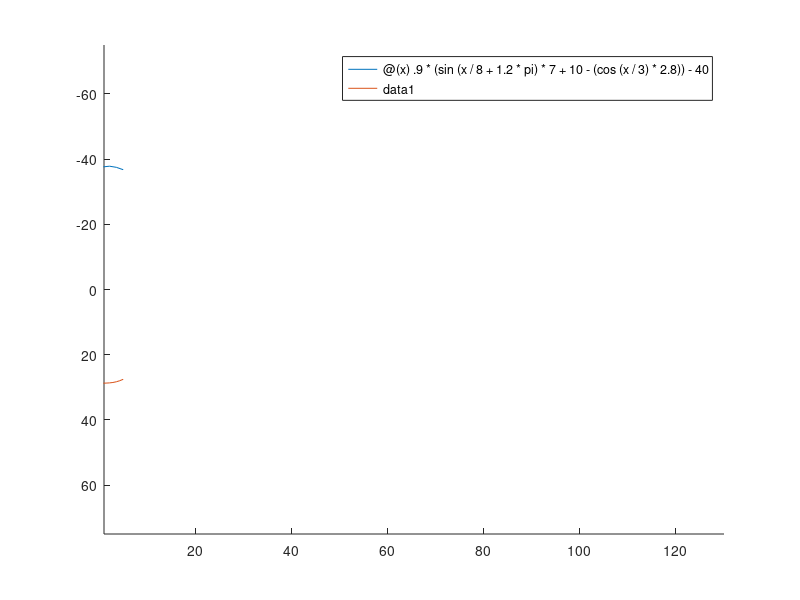

Recreate this plot in MATLAB. (Note: this script raises an error after producing the figure.)
clc
clear

f1 = @(x) .9*(sin(x/8+1.2*pi)*7+10-(cos(x/3)*2.8)) - 40;  % Original
f2 = @(x) 2*(sin(x/10+3.2*pi)*7+5-(2*sin(-x/3)*0.8)) + 27;


figure(1)
hold on
fplot(f1)
fplot(f2)
hold off

x = 1:1:130;
xlim([min(x),max(x)])
ylim([-75 75])
h = gca;
set(h, 'YDir', 'reverse');
%%
tic;

freq_input = [2000 2000 12000 12000 48000 48000]';
tool_sp_input = [408 954 408 954 408 954]';
n_exp = numel(freq_input);

n_pixel = 30;
n_layer = 3;

interface = linspace(-70,70,n_pixel-1)';  %%%%%%%%%%%%%%%%%%%%%%%%%%%%%%%
epsilonr = [linspace(1,1,n_pixel)]';  %%%%%%%%%%%%%%%%%%%%%%%%%%%%%%%
TVD = 0;  %%%%%%%%%%%%%%%%%%%%%%%%%%%%%%%
Dip = 90;


data_size = length(x);
collect_all_data = zeros(8*n_exp, data_size);
collect_all_rho = zeros(n_pixel, data_size);


rho_temp = [1
15
1];


y = linspace(-70,70,n_pixel-1)';
y2 = f1(x);
y1 = f2(x);
DataGrid = repmat(struct('layers', [], 'split', [], 'rho', []), data_size, 1);

for ii = 1:data_size
    y_intersect_1 = interp1(x, y1, x(ii));
    y_intersect_2 = interp1(x, y2, x(ii));
    
    [~, index_intersect_1] = min(abs(y - y_intersect_1));
    [~, index_intersect_2] = min(abs(y - y_intersect_2));

    layer1 = n_pixel-index_intersect_1;
    layer2 = index_intersect_1-index_intersect_2;
    layer3 = n_pixel - (layer1+layer2);
    
    interface_temp = [layer3;layer2;layer1];

    DataGrid(ii) = struct('layers',n_layer,'split',interface_temp,'rho',rho_temp);
end

for i_data = 1:data_size
    rho_temp = DataGrid(i_data).rho;
    interface_layer = DataGrid(i_data).split;
    rho = repelem(rho_temp, interface_layer);
    for i_exp = 1:n_exp

        Resp_full_raw_truth = mexDipole(n_pixel, rho, rho, epsilonr, epsilonr, interface, TVD, Dip , 0 ,...
            freq_input(i_exp), tool_sp_input(i_exp)/2 , -tool_sp_input(i_exp)/2);  % Forward solver 
        H_field_tensor_truth = reshape(Resp_full_raw_truth,3,3);  % Reshape H tensor 
        truth_curve = fromFieldtoCurves(H_field_tensor_truth);  % Calculate 8 curves base on H tensor 
        truth_curve_all(1+(i_exp-1)*8:i_exp*8, 1) = truth_curve;  % record the 8 curves in each experiment to a list for all experiments
    end

    collect_all_data(:, i_data) = truth_curve_all;
    collect_all_rho(:, i_data) = rho;
end

elapsed_time = toc;
fprintf('Elapsed time: %.4f seconds\n', elapsed_time);

filename = '../test_data/RealisticSyntheticCase';
fullfile = [filename, '.h5'];

if exist(fullfile, 'file')
    delete(fullfile);
    disp(['Deleted existing file: ', fullfile]);
end
disp('Start saving rho');
h5create([filename,'.h5'], '/rho', [n_pixel data_size]);
h5write([filename,'.h5'], '/rho', collect_all_rho);
disp('Start saving curvedata');
h5create([filename,'.h5'], '/curve', [8*n_exp data_size]);
h5write([filename,'.h5'], '/curve', collect_all_data);